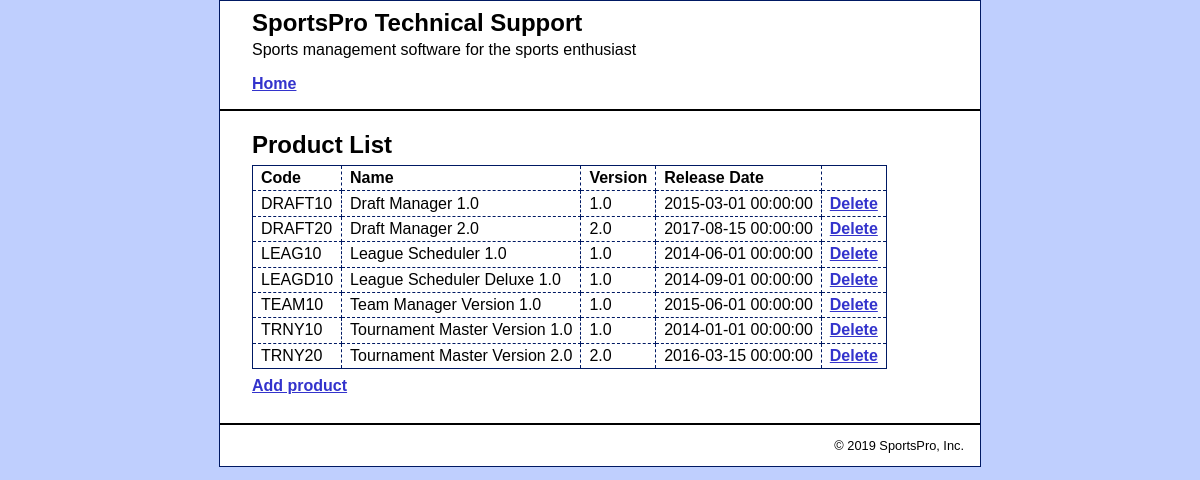
The page /tech_support/product_manager_6-1/index.php on the database its author committed.
### tables this page shows
CREATE TABLE products (
    productCode varchar(10) NOT NULL,
    name varchar(50) NOT NULL,
    version decimal(18, 1) NOT NULL,
    releaseDate datetime NOT NULL,
    PRIMARY KEY (productCode)
);

### tech_support/product_manager_6-1/index.php (the view, shortened to what this page needs)
<?php include "../view/header.php" ?>
<?php
$host    = "localhost";
$user    = "ts_user";
$pass    = "pa55word";
$db_name = "tech_support";
$db =new mysqli($host, $user, $pass, $db_name);
function fetchAll(mysqli $db)
{
    $data = [];
    $sql = 'SELECT * FROM products ';
    $results = $db->query($sql);
    if ($results->num_rows > 0) {
        while ($row = $results->fetch_object()) {
            $data[] = $row;
        }
    }
    return $data;
}
$records = fetchAll($db);
?>
    <!DOCTYPE>
    <html>
    <head>
        <link rel="stylesheet" type="text/css" media="screen" href="../main.css"/>
    </head>
    <body>
    <main>
    <h1>Product List</h1>
    <table>
        <tr>
            <th>Code</th>
            <th>Name</th>
            <th>Version</th>
            <th>Release Date</th>
            <th></th>
        </tr>
        <?php foreach($records as $record): ?>
            <tr>
                <td><?php echo $record->productCode; ?></td>
                <td><?php echo $record->name; ?></td>
                <td><?php echo $record->version; ?></td>
                <td><?php echo $record->releaseDate; ?></td>
                <td>
                <form>
                    <a href="delete_product.php?productCode=<?php echo $record->productCode;?>">Delete</a>
                </form>
                </td>
            </tr>
        <?php endforeach;
        ?>
    </table>
    <p><a href="product_add.php">Add product</a></p>
    </main>
    </body>
    </html>
<?php include "../view/footer.php"?>

### tech_support/view/header.php (shortened to what this page needs)
<!DOCTYPE html>
<html>
<head>
    <link rel="stylesheet" type="text/css" href="/project_start/tech_support/main.css">
</head>
<body>
<header>
    <h1>SportsPro Technical Support</h1>
    <p>Sports management software for the sports enthusiast</p>
    <nav>
        <ul>
            <li><a href="http://localhost/project_starts/tech_support/index.php">Home</a></li>
        </ul>
    </nav>
</header>

### tech_support/view/footer.php
<footer>
    <p class="copyright">
        &copy; <?php echo date("Y"); ?> SportsPro, Inc.
    </p>
</footer>
</body>
</html>

### tech_support/main.css (style rules this page uses)
html { background-color: #BFCFFE; }
body { margin-top: 0; font-family: Arial, Helvetica, sans-serif; width: 760px; margin: 0 auto; background-color: white; border: 1px solid #001963; }
header { margin: 0; border-bottom: 2px solid black; padding: .5em 2em; }
header h1 { color: black; margin: 0; padding: 0; }
header p { margin: 0; padding: .25em 0 0 0; }
header ul { margin: 0; padding: 1em 0 0 0; }
main { margin: 0; padding: .5em 2em .25em; }
footer { clear: both; margin-top: 1em; padding-right: 1em; border-top: 2px solid black; }
footer p { text-align: right; font-size: 80%; margin: 1em 0; }
h1 { font-size: 150%; margin: 0; padding: .5em 0 .25em; }
h1, h2 { color: black; }
p { margin: .5em 0 .5em 0; padding: 0; }
ul { margin: 0; padding: 0; }
li { margin: 0; padding: 0; }
nav ul { list-style-type: none; margin-left: 0; padding-left: 0; }
nav ul li { padding-bottom: 0.5em; }
a { color: #3333CC; font-weight: bold; }
table { border: 1px solid #001963; border-collapse: collapse; }
td, th { border: 1px dashed #001963; padding: .2em .5em .2em .5em; text-align: left; }
form { margin: 0; }

### rows shown on the page
products: productCode "DRAFT10", name "Draft Manager 1.0", version "1.0", releaseDate "2015-03-01 00:00:00"
products: productCode "DRAFT20", name "Draft Manager 2.0", version "2.0", releaseDate "2017-08-15 00:00:00"
products: productCode "LEAG10", name "League Scheduler 1.0", version "1.0", releaseDate "2014-06-01 00:00:00"
products: productCode "LEAGD10", name "League Scheduler Deluxe 1.0", version "1.0", releaseDate "2014-09-01 00:00:00"
products: productCode "TEAM10", name "Team Manager Version 1.0", version "1.0", releaseDate "2015-06-01 00:00:00"
products: productCode "TRNY10", name "Tournament Master Version 1.0", version "1.0", releaseDate "2014-01-01 00:00:00"
products: productCode "TRNY20", name "Tournament Master Version 2.0", version "2.0", releaseDate "2016-03-15 00:00:00"
